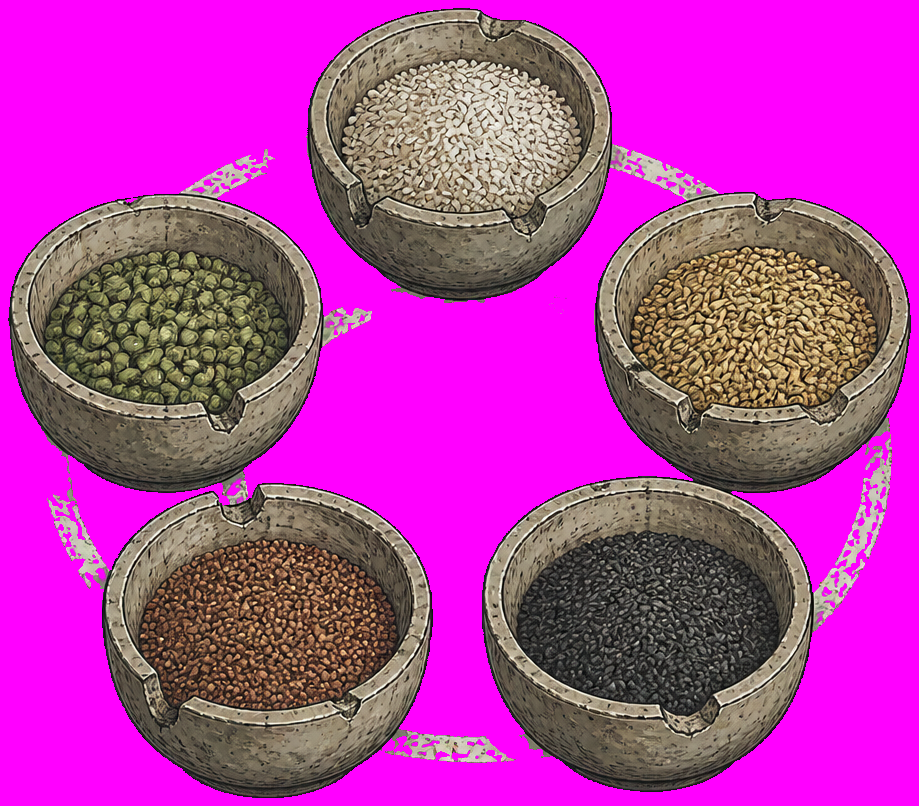
#> input picture artifact/PropGen_2026-08-04/logs/_check2.png, 919 x 806 px
$ python -i dupcheck.py   (imports and definitions only)
#> lines starting #> are read from the running program, lines starting #| are printed output that depends on the picture
#!/usr/bin/env python3
# -*- coding: utf-8 -*-
"""抓 i2i 退化：出图直接照抄参考图内容、或多件道具画成同一个东西。

质检脚本查不出这类问题（构图/透明度全合格，只是画错了内容），只能靠图像相似度。
做法：把每张图按不透明包围盒归一化成 32x32 灰度块（含 alpha 剪影通道），
再算两两之间的相关系数。相关系数越接近 1 越像。

用法: python dupcheck.py [相关系数阈值，默认 0.86]
"""
from __future__ import annotations

import sys
from itertools import combinations
from pathlib import Path

import numpy as np
from PIL import Image

ROOT = Path(__file__).resolve().parent
OUT = ROOT / "out"
REFS = ROOT / "refs"
N = 32


def signature(path: Path) -> np.ndarray:
    """归一化特征：32x32 灰度 + 32x32 alpha 剪影，拼成一条向量并去均值。"""
#> called with path = 'logs/_check2.png'
    im = Image.open(path).convert("RGBA")
    a = np.asarray(im)
    alpha = a[..., 3]
#> alpha: shape (806, 919); every value is 255
    ys, xs = np.nonzero(alpha > 16)
    if ys.size:
        im = im.crop((xs.min(), ys.min(), xs.max() + 1, ys.max() + 1))
    im = im.resize((N, N), Image.LANCZOS)
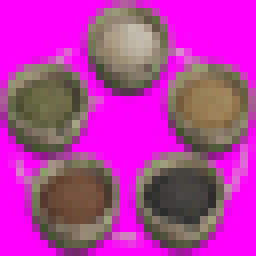
#> im: PIL image 32x32 RGBA (shown 8 times larger); mean R, G, B, A 180, 58, 164, 255
    a = np.asarray(im).astype(np.float32)
    gray = a[..., :3].mean(axis=2) * (a[..., 3] / 255.0)
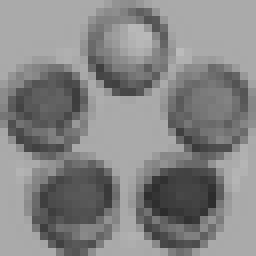
#> gray: shape (32, 32) float32 (shown 8 times larger); min 44.33, max 187, mean 134
    sil = a[..., 3]
#> sil: shape (32, 32) float32; every value is 255
    v = np.concatenate([gray.ravel(), sil.ravel()])
#> v = 2048 values, max 255 at index 1024, min 44.33 at index 852, mean 194.5
    v -= v.mean()
#> v = 2048 values, max 60.49 at index 1024, min -150.2 at index 852, mean 0
    n = np.linalg.norm(v)
#> n = 2997.6
    return v / n if n > 0 else v


def corr(a: np.ndarray, b: np.ndarray) -> float:
    return float(np.dot(a, b))


def main() -> int:
    thresh = float(sys.argv[1]) if len(sys.argv) > 1 else 0.86
    files = sorted(OUT.glob("*.png"))
    if not files:
        print("out/ 为空")
        return 1

    ref_sig = {f.stem: signature(f) for f in sorted(REFS.glob("*.png"))}
    out_sig = {f.stem: signature(f) for f in files}

    print(f"# 内容雷同检查（阈值 corr>{thresh}，共 {len(files)} 件）\n")

    copied = sorted(
        ((corr(s, rs), pid, rn) for pid, s in out_sig.items() for rn, rs in ref_sig.items()
         if corr(s, rs) > thresh), reverse=True)
    print(f"## 疑似照抄参考图（{len(copied)} 件）")
    for c, pid, rn in copied:
        print(f"  corr={c:.3f}  {pid}  ~  refs/{rn}")

    pairs = sorted(
        ((corr(sa, sb), a, b) for (a, sa), (b, sb) in combinations(out_sig.items(), 2)
         if corr(sa, sb) > thresh), reverse=True)
    print(f"\n## 疑似互相雷同（{len(pairs)} 对）")
    for c, a, b in pairs:
        print(f"  corr={c:.3f}  {a}  ~  {b}")

    flagged = {p for _, p, _ in copied} | {x for _, a, b in pairs for x in (a, b)}
    print(f"\n## 需返工合计 {len(flagged)} 件")
    for p in sorted(flagged):
        print(f"  {p}")
    return 0


# [2 lines not run here, left out]

>>> result = signature('logs/_check2.png')
#> result = 2048 values, max 0.0202 at index 1024, min -0.0501 at index 852, mean 0
